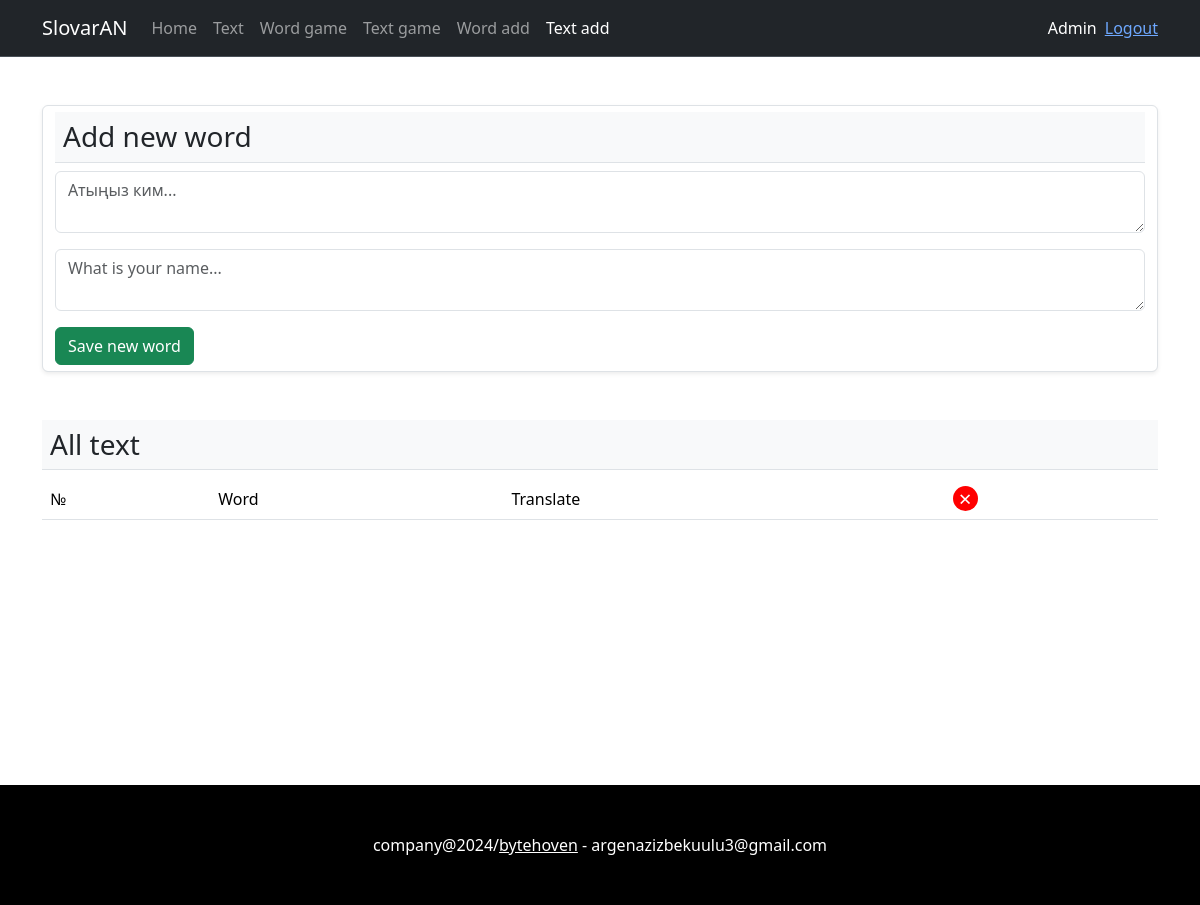
The app's page /add-text/ (signed in), older data.
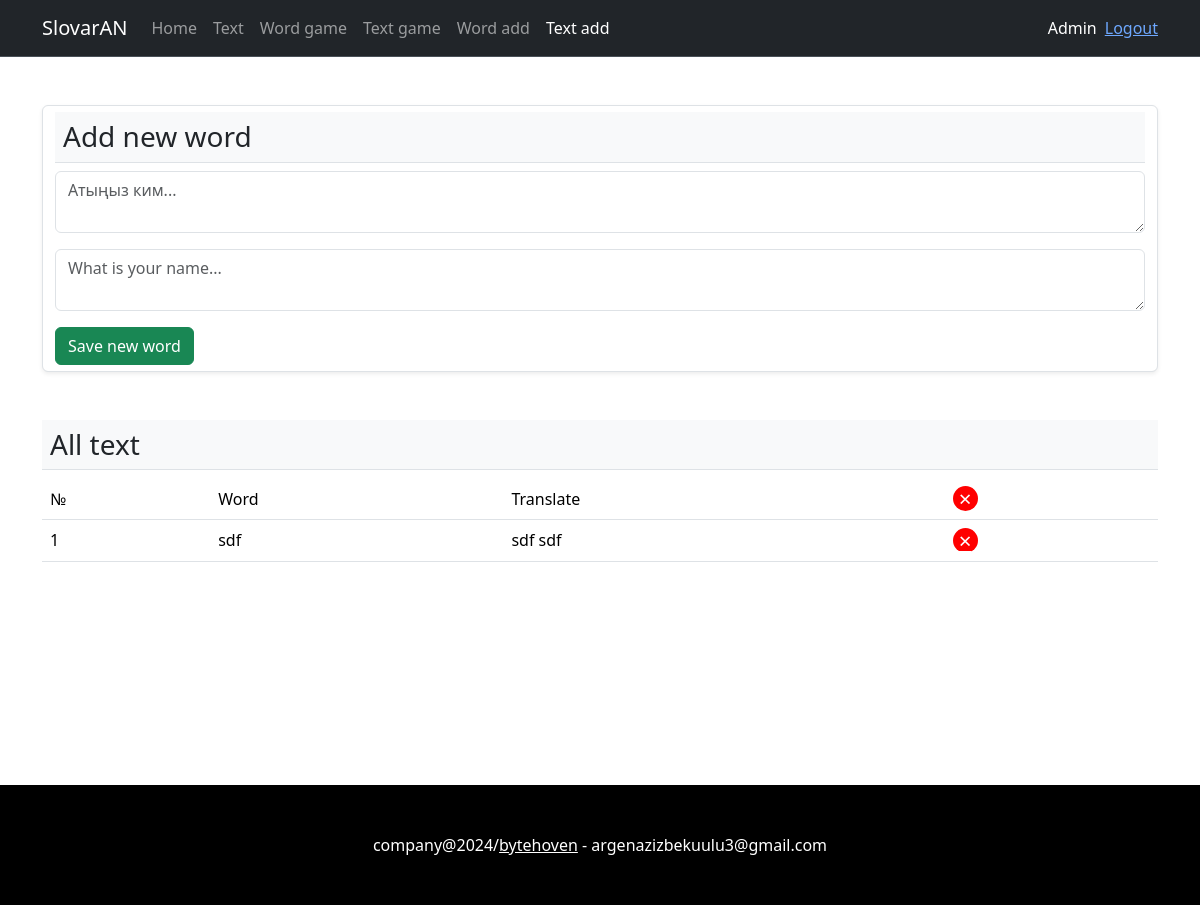
The same page, newer data.
### home/models.py (models this page shows, shortened)
class Text(models.Model):
    user_id = models.ForeignKey(CustomUser, on_delete=models.CASCADE)
    word = models.CharField(max_length=500)
    translate = models.CharField(max_length=500)
    create = models.DateTimeField()
    class Meta:
        verbose_name = 'text'
        verbose_name_plural = 'Texts'

### home/views.py (the view, shortened to what this page needs)
# urls.py: path('add-text/', views.add_text, name='add-text'),
@login_required(login_url='login')
def add_text(request):
    words = Text.objects.filter(user_id=request.user).order_by('-id')
    context = {
        'words': words,
    }
    return render(request, 'addText.html', context)

### templates/addText.html (shortened to what this page needs)
<!DOCTYPE html>
<html lang="en">
<head>
    <link href="https://cdn.jsdelivr.net/npm/bootstrap@5.3.2/dist/css/bootstrap.min.css" rel="stylesheet">
</head>
<body>
    {% include 'header.html' %}
    <div class="container" style="min-height: 85vh">
        <form class="form-control shadow-sm my-5" action="" method="post">
            <h3 class="bg-light p-2 border-bottom mb-2">Add new word</h3>
            <textarea  id="word" name="word" placeholder="Атыңыз ким..." class="form-control mb-3" required></textarea>
            <textarea  id="word" name="translate" placeholder="What is your name..." class="form-control mb-3" required></textarea>
            <button class="btn btn-success">Save new word</button>
        </form>
        <h3 class="bg-light p-2 border-bottom">All text</h3>
        <table class="table table-hover">
          <thead>
            <tr>
                <td>№</td>
                <td>Word</td>
                <td>Translate</td>
                <td><span style="min-width: 25px; max-width: 25px; min-height:25px; max-height: 25px; font-size: 1.4rem; display: flex; justify-content: center; align-items: center; background: red; color: white; border-radius: 50%;"><span>&times;</span></span></td>
            </tr>
          </thead>
          <tbody>
          {% for i in words %}
            <tr>
                <td>{{ forloop.counter }}</td>
                <td>{{ i.word }}</td>
                <td>{{ i.translate }}</td>
                <td><a href="/delete-text/{{ i.id }}" style="min-width: 25px; max-width: 25px; min-height:25px; max-height: 25px; font-size: 1.4rem; display: flex; justify-content: center; align-items: center; background: red; color: white; border-radius: 50%;"><span>&times;</span></a></td>
            </tr>
        {% endfor %}
          </tbody>
        </table>
    </div>
    <footer class="bg-black text-white p-5 text-center">
        <span>company@2024/<a href="https://bytehoven.dev" class="text-white">bytehoven</a> - argenazizbekuulu3@gmail.com</span>
    </footer>
</body>
</html>

Row changes from the older to the newer data that the page shows:
added Text: word "sdf", translate "sdf sdf", {{ i.id }} 2 (drawn)
